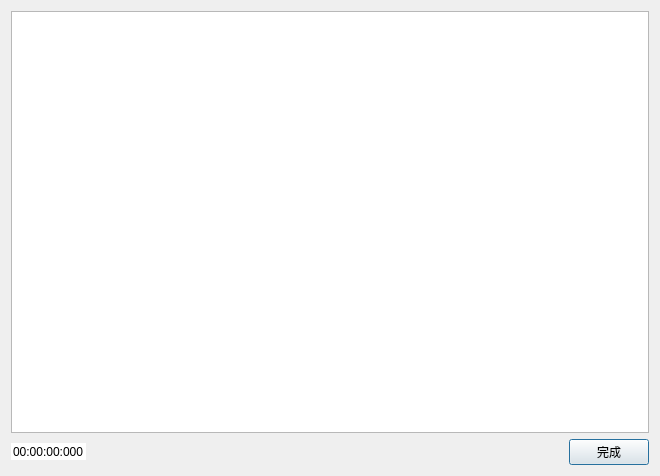
<?xml version="1.0" encoding="UTF-8"?>
<ui version="4.0">
 <class>barscale_downdialog</class>
 <widget class="QDialog" name="barscale_downdialog">
  <property name="geometry">
   <rect>
    <x>0</x>
    <y>0</y>
    <width>660</width>
    <height>476</height>
   </rect>
  </property>
  <property name="windowTitle">
   <string>Dialog</string>
  </property>
  <property name="outer_stylesheet" stdset="0">
   <string>dialog_hasborder</string>
  </property>
  <layout class="QVBoxLayout" name="verticalLayout">
   <item>
    <widget class="QTableView" name="tableView">
     <property name="editTriggers">
      <set>QAbstractItemView::NoEditTriggers</set>
     </property>
    </widget>
   </item>
   <item>
    <layout class="QHBoxLayout" name="horizontalLayout">
     <item>
      <widget class="QTimeEdit" name="timeEdit">
       <property name="frame">
        <bool>false</bool>
       </property>
       <property name="readOnly">
        <bool>true</bool>
       </property>
       <property name="buttonSymbols">
        <enum>QAbstractSpinBox::NoButtons</enum>
       </property>
       <property name="accelerated">
        <bool>false</bool>
       </property>
       <property name="correctionMode">
        <enum>QAbstractSpinBox::CorrectToPreviousValue</enum>
       </property>
       <property name="keyboardTracking">
        <bool>true</bool>
       </property>
       <property name="displayFormat">
        <string>hh:mm:ss:zzz</string>
       </property>
      </widget>
     </item>
     <item>
      <spacer name="horizontalSpacer">
       <property name="orientation">
        <enum>Qt::Horizontal</enum>
       </property>
       <property name="sizeHint" stdset="0">
        <size>
         <width>40</width>
         <height>20</height>
        </size>
       </property>
      </spacer>
     </item>
     <item>
      <widget class="uinormal_button" name="pushButton">
       <property name="text">
        <string>完成</string>
       </property>
      </widget>
     </item>
    </layout>
   </item>
  </layout>
 </widget>
 <customwidgets>
  <customwidget>
   <class>uinormal_button</class>
   <extends>QPushButton</extends>
   <header>uinormal_button.h</header>
  </customwidget>
 </customwidgets>
 <resources/>
 <connections/>
</ui>
